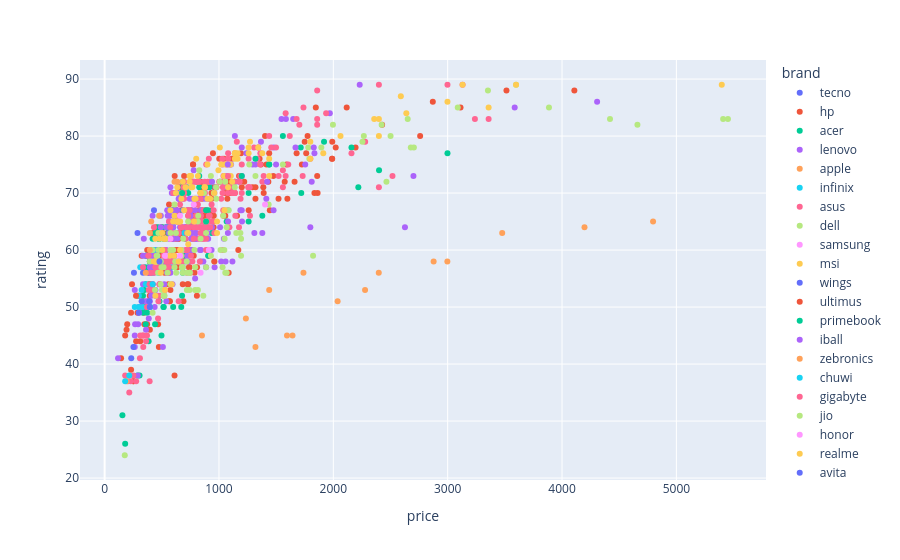

The notebook cell this image was saved under:
### Code cell
# Scatter plot entre Price e Rating
px.scatter(df_laptops, x='price', y='rating', color='brand')

### Figure 1 — Plotly figure (JSON) as saved in the notebook; plotly's stock layout.template omitted (floating-point values rounded to 4 significant figures; data arrays with more than 128 entries replaced by an {"elided": "..."} marker saying what was removed)
{"data": [{"hovertemplate": "brand=tecno<br>price=%{x}<br>rating=%{y}<extra></extra>", "legendgroup": "tecno", "marker": {"color": "#636efa", "symbol": "circle"}, "mode": "markers", "name": "tecno", "orientation": "v", "showlegend": true, "type": "scatter", "x": [287.7, 431.6], "xaxis": "x", "y": [63, 67], "yaxis": "y"}, {"hovertemplate": "brand=hp<br>price=%{x}<br>rating=%{y}<extra></extra>", "legendgroup": "hp", "marker": {"color": "#EF553B", "symbol": "circle"}, "mode": "markers", "name": "hp", "orientation": "v", "showlegend": true, "type": "scatter", "x": {"elided": "205 float values"}, "xaxis": "x", "y": {"elided": "205 int values"}, "yaxis": "y"}, {"hovertemplate": "brand=acer<br>price=%{x}<br>rating=%{y}<extra></extra>", "legendgroup": "acer", "marker": {"color": "#00cc96", "symbol": "circle"}, "mode": "markers", "name": "acer", "orientation": "v", "showlegend": true, "type": "scatter", "x": [479.6, 935.4, 563.6, 419.6, 395.7, 683.5, 455.6, 473.7, 1139.0, 575.6, 1439.0, 1259.0, 371.7, 467.6, 395.7, 875.4, 2159.0, 383.7, 359.7, 731.5, 683.5, 1439.0, 335.7, 563.6, 359.7, 557.7, 599.5, 539.7, 515.7, 563.6, 557.6, 683.5, 477.3, 287.7, 767.6, 791.4, 599.5, 740.0, 305.7, 479.6, 419.6, 515.6, 683.5, 635.5, 443.6, 503.6, 497.6, 1919.0, 809.5, 431.6, 1559.0, 905.5, 503.6, 863.4, 369.3, 359.6, 353.7, 515.6, 491.6, 659.5, 394.5, 347.8, 479.6, 599.5, 698.8, 677.5, 670.4, 1720.0, 707.5, 1715.0, 479.6, 441.4, 1259.0, 1379.0, 539.6, 1067.0, 827.4, 2400.0, 934.2, 551.6, 395.7, 384.9, 2219.0, 2998.0, 335.7, 917.5, 359.7, 827.5, 905.5], "xaxis": "x", "y": [62, 63, 64, 60, 58, 71, 60, 62, 72, 67, 75, 70, 49, 64, 54, 64, 78, 57, 59, 70, 67, 75, 49, 67, 47, 64, 64, 64, 62, 63, 63, 56, 62, 38, 65, 62, 67, 65, 38, 58, 62, 50, 72, 70, 63, 60, 45, 79, 65, 58, 80, 59, 64, 70, 59, 50, 57, 50, 60, 69, 56, 53, 51, 50, 59, 52, 50, 70, 62, 78, 58, 47, 65, 66, 64, 65, 73, 74, 72, 59, 50, 44, 71, 77, 52, 71, 54, 71, 67], "yaxis": "y"}, {"hovertemplate": "brand=lenovo<br>price=%{x}<br>rating=%{y}<extra></extra>", "legendgroup": "lenovo", "marker": {"color": "#ab63fa", "symbol": "circle"}, "mode": "markers", "name": "lenovo", "orientation": "v", "showlegend": true, "type": "scatter", "x": {"elided": "201 float values"}, "xaxis": "x", "y": {"elided": "201 int values"}, "yaxis": "y"}, {"hovertemplate": "brand=apple<br>price=%{x}<br>rating=%{y}<extra></extra>", "legendgroup": "apple", "marker": {"color": "#FFA15A", "symbol": "circle"}, "mode": "markers", "name": "apple", "orientation": "v", "showlegend": true, "type": "scatter", "x": [851.4, 4796.0, 1235.0, 1439.0, 1319.0, 3477.0, 4196.0, 2997.0, 2397.0, 1739.0, 1595.0, 1643.0, 2278.0, 2877.0, 2038.0], "xaxis": "x", "y": [45, 65, 48, 53, 43, 63, 64, 58, 56, 56, 45, 45, 53, 58, 51], "yaxis": "y"}, {"hovertemplate": "brand=infinix<br>price=%{x}<br>rating=%{y}<extra></extra>", "legendgroup": "infinix", "marker": {"color": "#19d3f3", "symbol": "circle"}, "mode": "markers", "name": "infinix", "orientation": "v", "showlegend": true, "type": "scatter", "x": [419.6, 719.5, 359.7, 335.7, 323.7, 431.6, 695.5, 467.6, 587.6, 311.7, 299.7, 539.6, 467.6], "xaxis": "x", "y": [56, 71, 54, 50, 53, 60, 63, 56, 57, 57, 52, 57, 58], "yaxis": "y"}, {"hovertemplate": "brand=asus<br>price=%{x}<br>rating=%{y}<extra></extra>", "legendgroup": "asus", "marker": {"color": "#FF6692", "symbol": "circle"}, "mode": "markers", "name": "asus", "orientation": "v", "showlegend": true, "type": "scatter", "x": {"elided": "210 float values"}, "xaxis": "x", "y": {"elided": "210 int values"}, "yaxis": "y"}, {"hovertemplate": "brand=dell<br>price=%{x}<br>rating=%{y}<extra></extra>", "legendgroup": "dell", "marker": {"color": "#B6E880", "symbol": "circle"}, "mode": "markers", "name": "dell", "orientation": "v", "showlegend": true, "type": "scatter", "x": [419.6, 818.4, 974.9, 475.5, 1037.0, 869.4, 599.7, 1007.0, 827.4, 1781.0, 455.6, 791.4, 929.4, 470.6, 687.2, 611.5, 839.5, 626.0, 1055.0, 2500.0, 440.5, 718.3, 419.6, 1823.0, 1067.0, 1265.0, 617.5, 683.5, 743.5, 815.9, 675.7, 682.2, 683.5, 611.5, 467.6, 791.4, 1193.0, 719.5, 449.6, 1031.0, 2678.0, 550.1, 459.9, 1187.0, 395.7, 1049.0, 575.6, 929.4, 496.9, 1047.0, 725.5, 447.1, 1013.0, 3088.0, 1151.0, 730.4, 5451.0, 814.2, 3886.0, 2267.0, 5409.0, 3598.0, 785.6, 887.4, 471.2, 719.5, 501.4, 1055.0, 1085.0, 491.6, 524.0, 671.5, 575.6, 955.8, 3352.0, 2423.0, 490.4, 2465.0, 1138.0, 743.5, 1895.0, 1997.0, 1193.0, 959.7, 515.6, 1067.0, 863.4, 887.4, 743.5, 1790.0, 515.7, 2255.0, 1319.0, 1559.0, 976.3, 2704.0, 2650.0, 4659.0, 4419.0, 575.6, 623.5, 461.6, 539.6, 670.4, 1434.0, 1055.0], "xaxis": "x", "y": [60, 66, 71, 66, 66, 70, 60, 72, 74, 78, 59, 53, 73, 63, 62, 68, 62, 56, 67, 80, 53, 58, 49, 59, 64, 75, 58, 57, 53, 53, 57, 57, 56, 57, 56, 57, 62, 53, 58, 57, 78, 56, 58, 63, 58, 62, 54, 59, 57, 60, 63, 58, 60, 85, 63, 65, 83, 65, 85, 80, 83, 89, 60, 63, 60, 56, 53, 56, 67, 58, 52, 60, 60, 70, 88, 82, 54, 72, 71, 56, 78, 82, 59, 58, 57, 56, 52, 57, 56, 76, 52, 79, 73, 75, 69, 78, 83, 82, 83, 63, 63, 59, 62, 59, 68, 72], "yaxis": "y"}, {"hovertemplate": "brand=samsung<br>price=%{x}<br>rating=%{y}<extra></extra>", "legendgroup": "samsung", "marker": {"color": "#FF97FF", "symbol": "circle"}, "mode": "markers", "name": "samsung", "orientation": "v", "showlegend": true, "type": "scatter", "x": [779.5, 539.6, 575.6, 839.4, 911.4, 659.5, 1403.0], "xaxis": "x", "y": [68, 59, 62, 56, 60, 59, 68], "yaxis": "y"}, {"hovertemplate": "brand=msi<br>price=%{x}<br>rating=%{y}<extra></extra>", "legendgroup": "msi", "marker": {"color": "#FECB52", "symbol": "circle"}, "mode": "markers", "name": "msi", "orientation": "v", "showlegend": true, "type": "scatter", "x": [635.5, 800.9, 431.2, 839.4, 659.5, 899.4, 599.5, 503.6, 659.5, 743.5, 635.5, 755.5, 479.6, 647.5, 683.5, 443.6, 815.4, 785.5, 527.6, 1271.0, 1007.0, 795.8, 2399.0, 5397.0, 959.4, 2358.0, 755.5, 1139.0, 1163.0, 1259.0, 1799.0, 1799.0, 1379.0, 671.5, 707.5, 671.5, 2399.0, 1439.0, 3598.0, 983.3, 443.6, 1912.0, 1079.0, 887.4, 575.6, 1343.0, 695.5, 659.5, 1259.0, 899.4, 1139.0, 611.5, 1139.0, 1019.0, 731.5, 623.5, 635.5, 1103.0, 1055.0, 3358.0, 923.4, 875.4, 1043.0, 2998.0, 767.5, 1163.0, 983.3, 839.4, 3130.0, 781.9, 875.4, 2638.0, 2590.0, 2063.0, 839.4, 743.5, 527.6, 587.6, 503.6, 455.6, 569.6, 1115.0, 995.3, 1048.0, 606.8, 731.5, 647.5, 491.6, 1439.0, 1103.0], "xaxis": "x", "y": [71, 76, 58, 70, 65, 75, 65, 63, 60, 73, 65, 73, 62, 65, 72, 62, 73, 69, 62, 79, 78, 69, 80, 89, 70, 83, 71, 76, 76, 77, 79, 76, 77, 69, 71, 70, 83, 73, 89, 63, 58, 77, 71, 65, 67, 78, 67, 65, 78, 69, 77, 66, 77, 75, 63, 70, 65, 75, 75, 85, 69, 71, 73, 86, 71, 77, 65, 70, 89, 65, 71, 84, 87, 80, 70, 72, 53, 54, 60, 58, 59, 72, 74, 67, 59, 61, 58, 56, 76, 73], "yaxis": "y"}, {"hovertemplate": "brand=wings<br>price=%{x}<br>rating=%{y}<extra></extra>", "legendgroup": "wings", "marker": {"color": "#636efa", "symbol": "circle"}, "mode": "markers", "name": "wings", "orientation": "v", "showlegend": true, "type": "scatter", "x": [335.7, 479.6, 299.7, 323.7], "xaxis": "x", "y": [56, 58, 49, 51], "yaxis": "y"}, {"hovertemplate": "brand=ultimus<br>price=%{x}<br>rating=%{y}<extra></extra>", "legendgroup": "ultimus", "marker": {"color": "#EF553B", "symbol": "circle"}, "mode": "markers", "name": "ultimus", "orientation": "v", "showlegend": true, "type": "scatter", "x": [239.8, 191.8, 143.8, 179.8, 197.8, 274.8], "xaxis": "x", "y": [54, 46, 41, 45, 47, 52], "yaxis": "y"}, {"hovertemplate": "brand=primebook<br>price=%{x}<br>rating=%{y}<extra></extra>", "legendgroup": "primebook", "marker": {"color": "#00cc96", "symbol": "circle"}, "mode": "markers", "name": "primebook", "orientation": "v", "showlegend": true, "type": "scatter", "x": [179.8, 155.8], "xaxis": "x", "y": [26, 31], "yaxis": "y"}, {"hovertemplate": "brand=iball<br>price=%{x}<br>rating=%{y}<extra></extra>", "legendgroup": "iball", "marker": {"color": "#ab63fa", "symbol": "circle"}, "mode": "markers", "name": "iball", "orientation": "v", "showlegend": true, "type": "scatter", "x": [117.5], "xaxis": "x", "y": [41], "yaxis": "y"}, {"hovertemplate": "brand=zebronics<br>price=%{x}<br>rating=%{y}<extra></extra>", "legendgroup": "zebronics", "marker": {"color": "#FFA15A", "symbol": "circle"}, "mode": "markers", "name": "zebronics", "orientation": "v", "showlegend": true, "type": "scatter", "x": [407.7, 395.7, 635.5, 359.7, 479.6, 395.7, 611.5], "xaxis": "x", "y": [65, 63, 72, 56, 66, 60, 72], "yaxis": "y"}, {"hovertemplate": "brand=chuwi<br>price=%{x}<br>rating=%{y}<extra></extra>", "legendgroup": "chuwi", "marker": {"color": "#19d3f3", "symbol": "circle"}, "mode": "markers", "name": "chuwi", "orientation": "v", "showlegend": true, "type": "scatter", "x": [395.7, 299.7, 263.7, 419.6], "xaxis": "x", "y": [50, 50, 50, 54], "yaxis": "y"}, {"hovertemplate": "brand=gigabyte<br>price=%{x}<br>rating=%{y}<extra></extra>", "legendgroup": "gigabyte", "marker": {"color": "#FF6692", "symbol": "circle"}, "mode": "markers", "name": "gigabyte", "orientation": "v", "showlegend": true, "type": "scatter", "x": [863.4, 1079.0], "xaxis": "x", "y": [67, 73], "yaxis": "y"}, {"hovertemplate": "brand=jio<br>price=%{x}<br>rating=%{y}<extra></extra>", "legendgroup": "jio", "marker": {"color": "#B6E880", "symbol": "circle"}, "mode": "markers", "name": "jio", "orientation": "v", "showlegend": true, "type": "scatter", "x": [176.3], "xaxis": "x", "y": [24], "yaxis": "y"}, {"hovertemplate": "brand=honor<br>price=%{x}<br>rating=%{y}<extra></extra>", "legendgroup": "honor", "marker": {"color": "#FF97FF", "symbol": "circle"}, "mode": "markers", "name": "honor", "orientation": "v", "showlegend": true, "type": "scatter", "x": [659.5, 527.6], "xaxis": "x", "y": [66, 59], "yaxis": "y"}, {"hovertemplate": "brand=realme<br>price=%{x}<br>rating=%{y}<extra></extra>", "legendgroup": "realme", "marker": {"color": "#FECB52", "symbol": "circle"}, "mode": "markers", "name": "realme", "orientation": "v", "showlegend": true, "type": "scatter", "x": [443.6, 515.6], "xaxis": "x", "y": [52, 62], "yaxis": "y"}, {"hovertemplate": "brand=avita<br>price=%{x}<br>rating=%{y}<extra></extra>", "legendgroup": "avita", "marker": {"color": "#636efa", "symbol": "circle"}, "mode": "markers", "name": "avita", "orientation": "v", "showlegend": true, "type": "scatter", "x": [256.5, 395.2, 390.4, 232.9, 251.8], "xaxis": "x", "y": [56, 50, 51, 41, 43], "yaxis": "y"}, {"hovertemplate": "brand=microsoft<br>price=%{x}<br>rating=%{y}<extra></extra>", "legendgroup": "microsoft", "marker": {"color": "#EF553B", "symbol": "circle"}, "mode": "markers", "name": "microsoft", "orientation": "v", "showlegend": true, "type": "scatter", "x": [959.4, 1169.0], "xaxis": "x", "y": [58, 60], "yaxis": "y"}, {"hovertemplate": "brand=fujitsu<br>price=%{x}<br>rating=%{y}<extra></extra>", "legendgroup": "fujitsu", "marker": {"color": "#00cc96", "symbol": "circle"}, "mode": "markers", "name": "fujitsu", "orientation": "v", "showlegend": true, "type": "scatter", "x": [887.4, 887.4, 1319.0, 1199.0, 677.5], "xaxis": "x", "y": [67, 65, 76, 73, 70], "yaxis": "y"}, {"hovertemplate": "brand=lg<br>price=%{x}<br>rating=%{y}<extra></extra>", "legendgroup": "lg", "marker": {"color": "#ab63fa", "symbol": "circle"}, "mode": "markers", "name": "lg", "orientation": "v", "showlegend": true, "type": "scatter", "x": [1187.0, 939.1, 1829.0, 1414.0, 1077.0, 1811.0, 1421.0], "xaxis": "x", "y": [67, 72, 78, 69, 75, 72, 72], "yaxis": "y"}, {"hovertemplate": "brand=walker<br>price=%{x}<br>rating=%{y}<extra></extra>", "legendgroup": "walker", "marker": {"color": "#FFA15A", "symbol": "circle"}, "mode": "markers", "name": "walker", "orientation": "v", "showlegend": true, "type": "scatter", "x": [191.8], "xaxis": "x", "y": [37], "yaxis": "y"}, {"hovertemplate": "brand=axl<br>price=%{x}<br>rating=%{y}<extra></extra>", "legendgroup": "axl", "marker": {"color": "#19d3f3", "symbol": "circle"}, "mode": "markers", "name": "axl", "orientation": "v", "showlegend": true, "type": "scatter", "x": [215.8, 179.8], "xaxis": "x", "y": [38, 37], "yaxis": "y"}], "layout": {"legend": {"title": {"text": "brand"}, "tracegroupgap": 0}, "margin": {"t": 60}, "xaxis": {"anchor": "y", "domain": [0, 1], "title": {"text": "price"}}, "yaxis": {"anchor": "x", "domain": [0, 1], "title": {"text": "rating"}}}}
